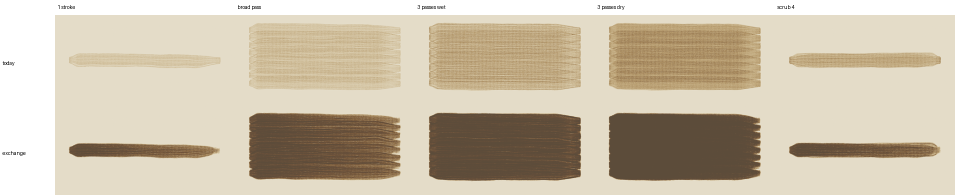
#> input picture notes/thinner/wash-experiment/exchange-r1.png, 1910 x 390 px, given in place of flow-old.png, which was not available (shown at 1/2 size)
$ python lane_b_sheets.py exchange-r1.png flow-close.jpg
#> lines starting #> are read from the running program, lines starting #| are printed output that depends on the picture; pictures that were not available may be replaced by others from this repository, and a replacement may not be noted
# /// script
# dependencies = ["pillow", "numpy"]
# ///
"""Lane B sheets: thinner::tests::flow_pictures before (hard 2 µm floor, 73b8129)
and after (the candidate: bounded h³ slowing, partial-tick flow).

    uv run notes/thinner/wash-experiment/lane_b_sheets.py <png dir> <out dir>

<png dir> holds flow-old.png and flow-new.png: 2400-px renders of the crop window
260..740 x 190..490 units (2.4 px per unit), after a five-minute wait.
"""
import sys
from pathlib import Path
import numpy as np
from PIL import Image, ImageDraw, ImageFont

src, dst = Path(sys.argv[1]), Path(sys.argv[2])
PX, X0, Y0 = 2.4, 260.0, 190.0
box = lambda u0, v0, u1, v1: tuple(round(t) for t in ((u0 - X0) * PX, (v0 - Y0) * PX, (u1 - X0) * PX, (v1 - Y0) * PX))
font = ImageFont.truetype("/System/Library/Fonts/Helvetica.ttc", 26)
old, new = (Image.open(src / f"flow-{n}.png").convert("RGB") for n in ("old", "new"))
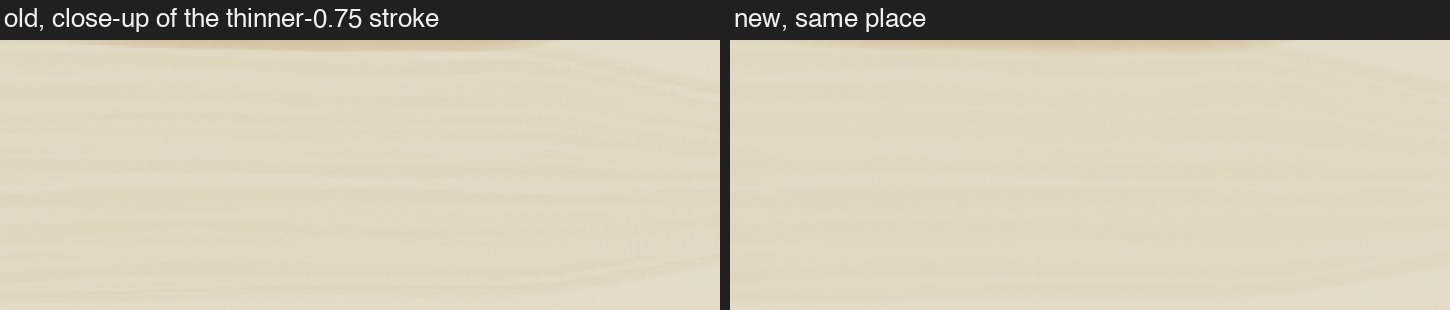
#> input picture notes/thinner/wash-experiment/flow-close.jpg, 1450 x 310 px, given in place of flow-new.png, which was not available
#> old is the input picture: PIL image 1910x390 RGB; mean R, G, B 203, 191.2, 170.1
#> new is the input picture: PIL image 1450x310 RGB; mean R, G, B 199.7, 192.3, 172.9


def img(im, area, k):
#> called with area = (24, 24, 1128, 696), k = 0.6
    im = im.crop(area)
    return im.resize((round(im.width * k), round(im.height * k)), Image.LANCZOS if k < 1 else Image.NEAREST)


def diff(area, k, gain=8):
#> called with area = (24, 24, 1128, 696), k = 0.6, gain = 8
    a = np.asarray(old.crop(area), dtype=np.int16)
    b = np.asarray(new.crop(area), dtype=np.int16)
    d = np.clip(np.abs(a - b).max(axis=2) * gain, 0, 255).astype(np.uint8)
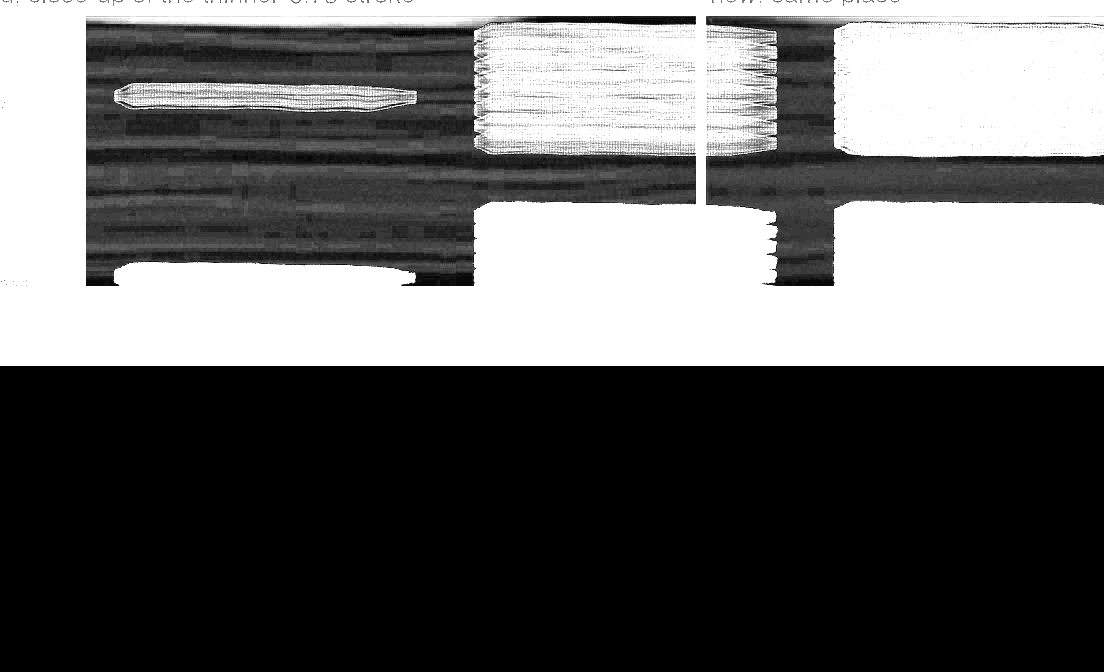
#> d: shape (672, 1104); min 0, max 255, mean 101
    return img(Image.fromarray(d).convert("RGB"), (0, 0, d.shape[1], d.shape[0]), k)


def strip(cells, path):
    w, h = cells[0][1].size
#> w = 662; h = 403
    out = Image.new("RGB", (len(cells) * (w + 10) - 10, h + 40), (32, 32, 32))
#> out: PIL image 2006x443 RGB; every value is 32
    d = ImageDraw.Draw(out)
    for k, (t, im) in enumerate(cells):
        d.text((k * (w + 10) + 4, 6), t, fill=(240, 240, 240), font=font)
        out.paste(im, (k * (w + 10), 40))
#> this loop made 3 passes
#> t on passes 1 to 3: 'old: hard 2 µm floor', 'candidate: bounded h³ slowing', '|difference| × 8'
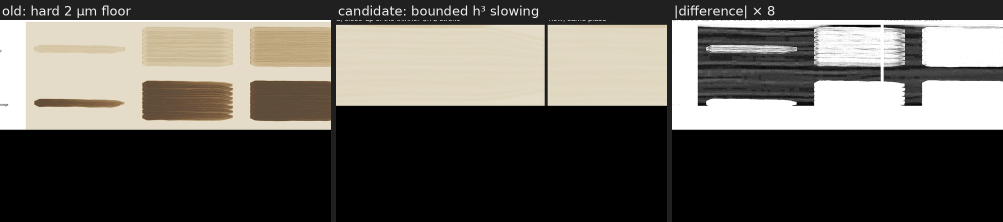
#> out: PIL image 2006x443 RGB (shown at 1/2 size); mean R, G, B 94.4, 91.3, 85
    out.save(path)


ALL, CLOSE = box(270, 200, 730, 480), box(560, 255, 680, 300)
strip([("old: hard 2 µm floor", img(old, ALL, 0.6)), ("candidate: bounded h³ slowing", img(new, ALL, 0.6)), ("|difference| × 8", diff(ALL, 0.6))], dst / "lane-b-flow.png")
strip([("old, thinner 0.75 stroke", img(old, CLOSE, 2.5)), ("candidate, same place", img(new, CLOSE, 2.5)), ("|difference| × 8", diff(CLOSE, 2.5))], dst / "lane-b-flow-close.png")
#> call 2 of diff, with area = (720, 156, 1008, 264), k = 2.5, gain = 8
#> in diff (call 2), `d = np.clip(np.abs(a - b).max(axis=2) * gain, 0, 255).astype(np.uint8)`:
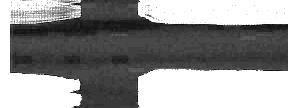
#> d: shape (108, 288); min 8, max 255, mean 144.5
#> in strip (call 2), `w, h = cells[0][1].size`: w = 720; h = 270
#> in strip (call 2), `out = Image.new("RGB", (len(cells) * (w + 10) - 10, h + 40), (32, 32, ..`: out: PIL image 2180x310 RGB; every value is 32
#> the loop in strip (call 2), `for k, (t, im) in enumerate(cells):` made 3 passes
#> t on passes 1 to 3: 'old, thinner 0.75 stroke', 'candidate, same place', '|difference| × 8'
#> after the loop in strip (call 2), `for k, (t, im) in enumerate(cells):`:
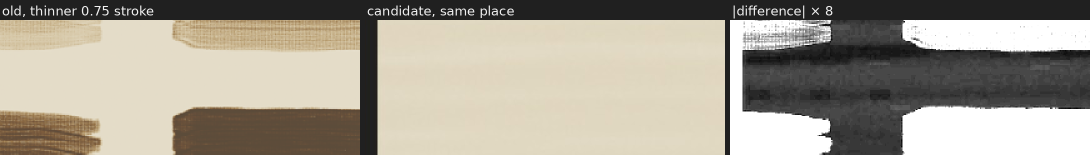
#> out: PIL image 2180x310 RGB (shown at 1/2 size); mean R, G, B 165, 158.7, 145.6
a, b = (np.asarray(im.crop(ALL), dtype=np.float64) for im in (old, new))
#> a: shape (672, 1104, 3) float64
#> b: shape (672, 1104, 3) float64
d = np.abs(a - b)
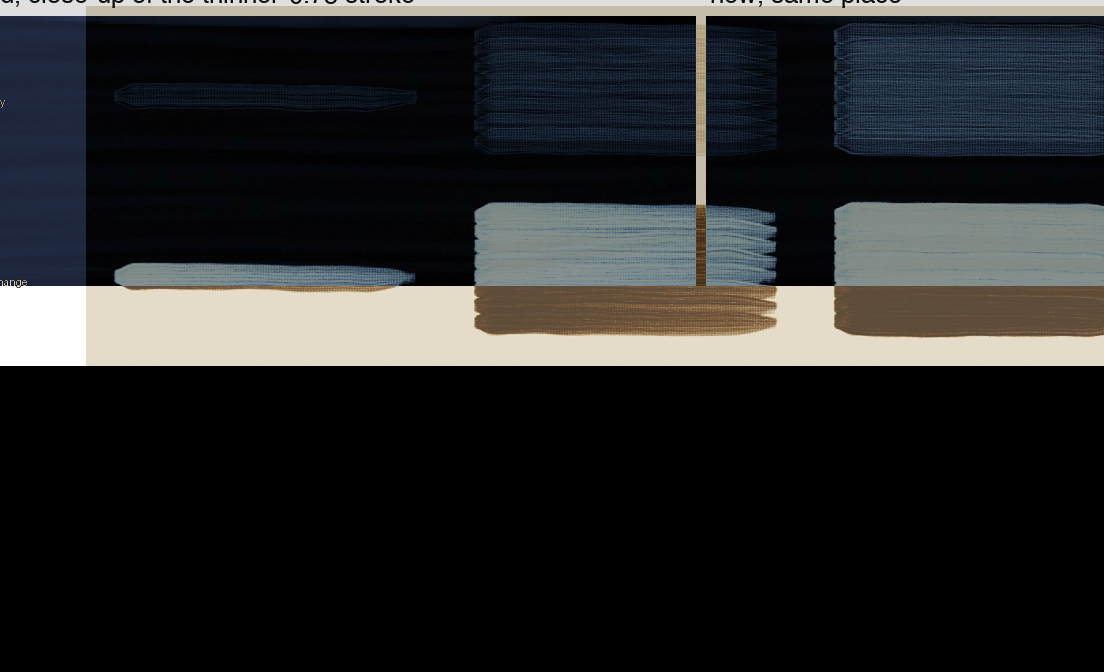
#> d: shape (672, 1104, 3) float64; mean R, G, B 40.3, 41.3, 41.4
print(f"grey levels (0-255), whole sheet area: mean |Δ| {d.mean():.3f}, max {d.max():.0f}; pixels with any channel Δ>=2: {(d.max(axis=2) >= 2).mean() * 100:.2f}%")
#| grey levels (0-255), whole sheet area: mean |Δ| 41.029, max 255; pixels with any channel Δ>=2: 54.22%
for name, (u0, v0, u1, v1) in [("t0.50 stroke", (290, 215, 710, 250)), ("t0.75 stroke", (290, 260, 710, 295)), ("t0.90 stroke", (290, 305, 710, 340)), ("broad wash t0.50", (290, 370, 710, 480))]:
    r = box(u0, v0, u1, v1)
    dd = np.abs(np.asarray(old.crop(r), dtype=np.float64) - np.asarray(new.crop(r), dtype=np.float64))
    print(f"  {name}: mean |Δ| {dd.mean():.3f}, max {dd.max():.0f}")
#> this loop made 4 passes
#|   t0.50 stroke: mean |Δ| 24.865, max 187
#|   t0.75 stroke: mean |Δ| 26.918, max 198
#|   t0.90 stroke: mean |Δ| 124.931, max 255
#|   broad wash t0.50: mean |Δ| 0.000, max 0
#> pass 3, `dd = np.abs(np.asarray(old.crop(r), dtype=np.float64) - np.asarray(new..`:
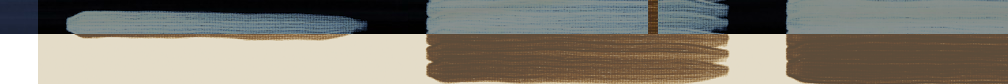
#> dd: shape (84, 1008, 3) float64; mean R, G, B 132.1, 127, 115.7
#> after the loop: dd: shape (264, 1008, 3) float64; every value is 0
